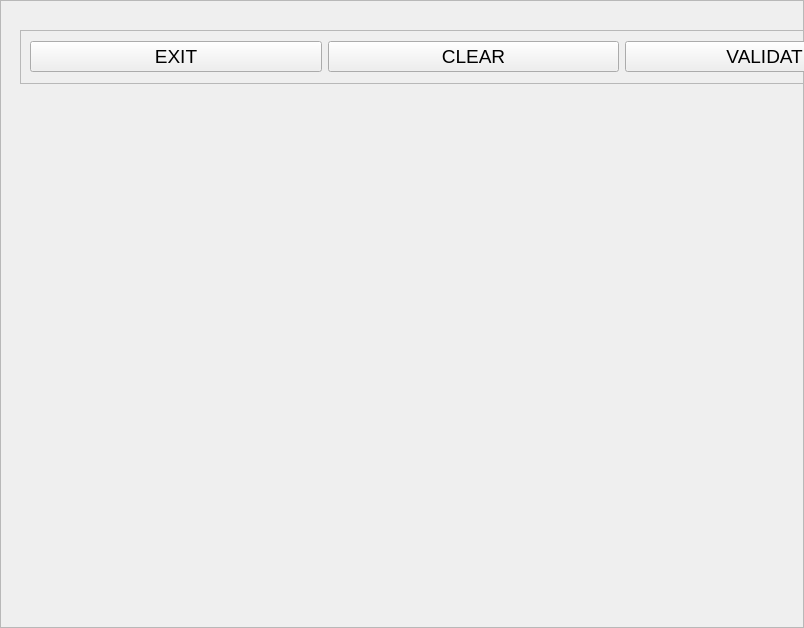
<?xml version="1.0" encoding="UTF-8"?>
<ui version="4.0">
 <class>Frame</class>
 <widget class="QFrame" name="Frame">
  <property name="geometry">
   <rect>
    <x>0</x>
    <y>0</y>
    <width>804</width>
    <height>628</height>
   </rect>
  </property>
  <property name="windowTitle">
   <string>Frame</string>
  </property>
  <property name="frameShape">
   <enum>QFrame::StyledPanel</enum>
  </property>
  <property name="frameShadow">
   <enum>QFrame::Raised</enum>
  </property>
  <widget class="QFrame" name="frame_6">
   <property name="geometry">
    <rect>
     <x>20</x>
     <y>30</y>
     <width>907</width>
     <height>54</height>
    </rect>
   </property>
   <property name="frameShape">
    <enum>QFrame::StyledPanel</enum>
   </property>
   <property name="frameShadow">
    <enum>QFrame::Raised</enum>
   </property>
   <layout class="QHBoxLayout" name="horizontalLayout_9">
    <item>
     <widget class="QPushButton" name="exitButton">
      <property name="font">
       <font>
        <pointsize>14</pointsize>
       </font>
      </property>
      <property name="toolTip">
       <string>Leave this screen without loosing any change</string>
      </property>
      <property name="text">
       <string>EXIT</string>
      </property>
      <property name="shortcut">
       <string>Alt+E</string>
      </property>
     </widget>
    </item>
    <item>
     <widget class="QPushButton" name="clearButton">
      <property name="font">
       <font>
        <pointsize>14</pointsize>
       </font>
      </property>
      <property name="toolTip">
       <string>Clear all data related to this historical model</string>
      </property>
      <property name="text">
       <string>CLEAR</string>
      </property>
      <property name="shortcut">
       <string>Alt+C</string>
      </property>
     </widget>
    </item>
    <item>
     <widget class="QPushButton" name="okButton">
      <property name="font">
       <font>
        <pointsize>14</pointsize>
       </font>
      </property>
      <property name="toolTip">
       <string>Test and save data (Alt+o)</string>
      </property>
      <property name="text">
       <string>VALIDATE</string>
      </property>
      <property name="shortcut">
       <string>Alt+V</string>
      </property>
     </widget>
    </item>
   </layout>
  </widget>
 </widget>
 <resources/>
 <connections/>
</ui>
